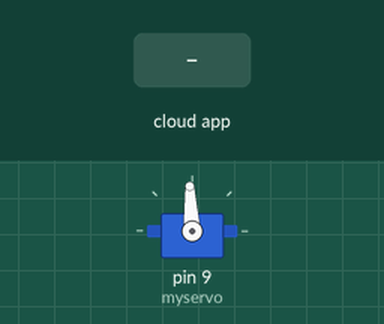
The sketch below on a simulated Arduino Uno, built with avr-gcc and run on an emulated ATmega328P. Shown: servo. The test bench sets the inputs (shaded band). The RemoteXY app is connected.

Above: at 1.2 s.
1.3 s: the phone or cloud app sets slider_1 to 0
At 2.2 s:
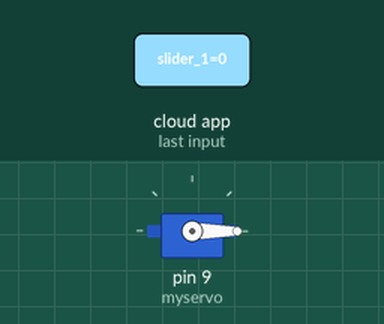
2.8 s: the phone or cloud app sets slider_1 to 25
At 3.4 s:
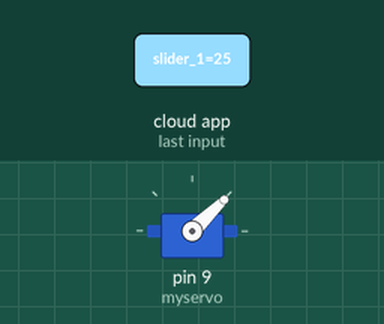
4.3 s: the phone or cloud app sets slider_1 to 100
At 5.5 s:
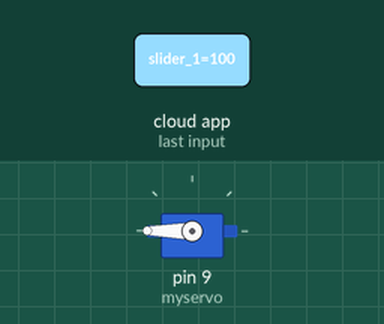
5.8 s: the phone or cloud app sets slider_1 to 50
At 6.9 s:
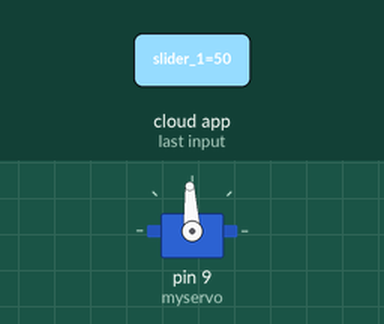
Timing chart, 0 to 8.3 s (numbered marks = the images above; inputs shaded):
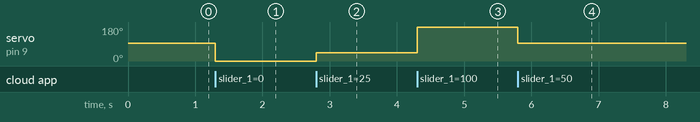

Measured:
- after the input at 1.3 s, servo on pin 9 (myservo): 93° → 0° at once
- after the input at 2.8 s, servo on pin 9 (myservo): 0° → 44° at once
- after the input at 4.3 s, servo on pin 9 (myservo): 44° → 180° at once
- after the input at 5.8 s, servo on pin 9 (myservo): 180° → 93° at once

The sketch:

RemoteXY_Slider_With_Servo.ino
```cpp
// (licence header left out)
//////////////////////////////////////////////
//        RemoteXY include library          //
//////////////////////////////////////////////

// you can enable debug logging to Serial at 115200
//#define REMOTEXY__DEBUGLOG

// RemoteXY select connection mode and include library
#define REMOTEXY_MODE__ESP8266_HARDSERIAL_POINT


// RemoteXY connection settings
#define REMOTEXY_SERIAL Serial
#define REMOTEXY_SERIAL_SPEED 115200
#define REMOTEXY_WIFI_SSID "RemoteXY"
#define REMOTEXY_WIFI_PASSWORD "12345678"
#define REMOTEXY_SERVER_PORT 6377


#include <RemoteXY.h>

// RemoteXY GUI configuration
#pragma pack(push, 1)
uint8_t RemoteXY_CONF[] =   // 27 bytes
  { 255,1,0,0,0,20,0,17,0,0,0,31,1,106,200,1,1,1,0,4,
  42,48,19,94,0,2,26 };

// this structure defines all the variables and events of your control interface
struct {

    /* input variable */
  unsigned char slider_1; /* =0..100 slider position */

    /* other variable */
  unsigned char connect_flag;  /* =1 if wire connected, else =0 */

} RemoteXY;

/////////////////////////////////////////////
//           END RemoteXY include          //
/////////////////////////////////////////////

#include <Servo.h>

Servo myservo;
int ms = RemoteXY.slider_1*20+500;

void setup()
{
  RemoteXY_Init ();

  // TODO you setup code
  myservo.attach(9);
  RemoteXY.slider_1 = 50;

}

void loop()
{
  RemoteXY_Handler ();

  // TODO you loop code
  // use the RemoteXY structure for data transfer

  int ms = RemoteXY.slider_1*20+500;
  myservo.writeMicroseconds(ms);

}
```
